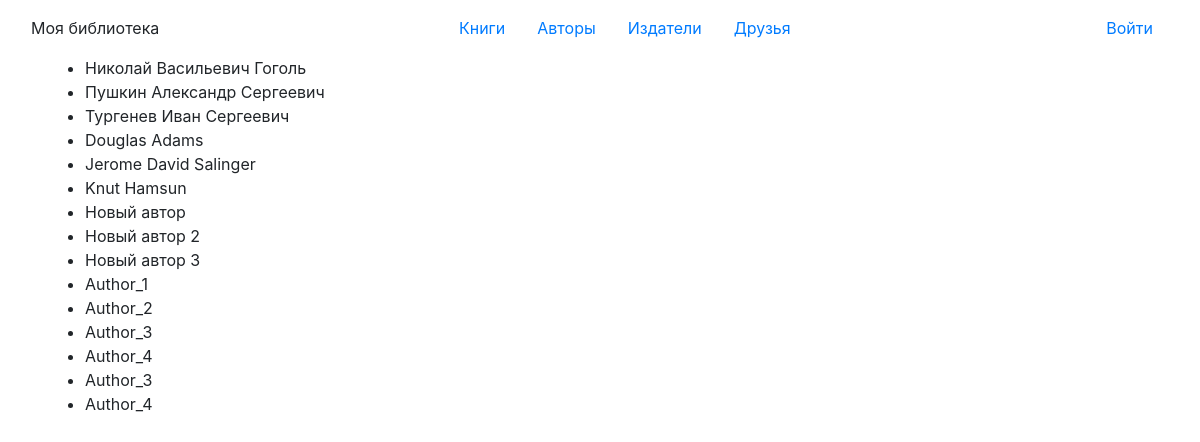
The app's page /authors with its own data.
### p_library/models.py (models this page shows, shortened)
class Author(models.Model):
    full_name = models.TextField()
    birth_year = models.SmallIntegerField()
    country = models.CharField(max_length=2)

### p_library/views.py (the view)
# urls.py: path('authors', AuthorList.as_view(), name='author_list'),
class AuthorList(ListView):
    model = Author
    template_name = 'authors_list.html'

### templates/authors_list.html
{% extends 'base.html' %}
{% block content %}
	<ul>
		{% for author in object_list %}
		    <li>{{ author.full_name }}</li>
		{% endfor %}
	</ul>
{% endblock %}

### records on screen
Author: full_name "Николай Васильевич Гоголь"
Author: full_name "Пушкин Александр Сергеевич"
Author: full_name "Тургенев Иван Сергеевич"
Author: full_name "Douglas Adams"
Author: full_name "Jerome David Salinger"
Author: full_name "Knut Hamsun"
Author: full_name "Новый автор"
Author: full_name "Новый автор 2"
Author: full_name "Новый автор 3"
Author: full_name "Author_1"
Author: full_name "Author_2"
Author: full_name "Author_3"
Author: full_name "Author_4"
Author: full_name "Author_3"
Author: full_name "Author_4"
